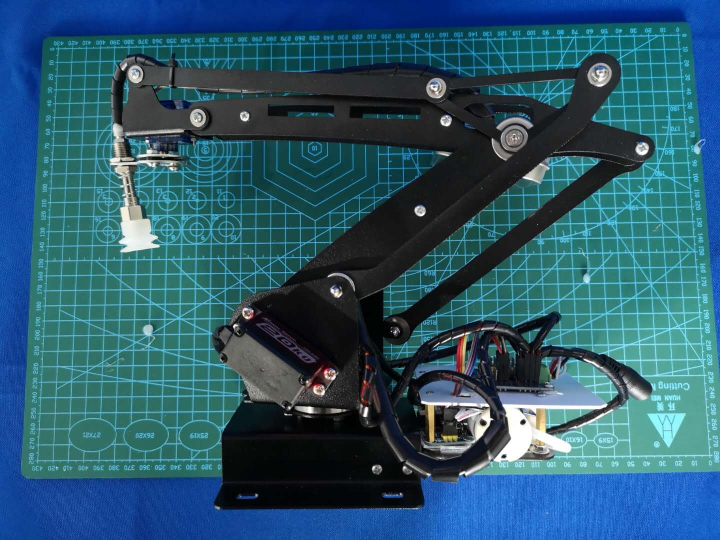
#> input picture Uarm'/marm.jpg, 1440 x 1080 px (shown at 1/2 size)
$ python marm.py
#> lines starting #> are read from the running program, lines starting #| are printed output that depends on the picture
import cv2
import numpy as np
import math  as mt
import serial
import serial.tools.list_ports
import string
import binascii
import time
mMl01=((0,0),0,0,0)
mMl02=((0,0),0,0,0)
mMl03=((0,0),0,0,0)
mM01=((0,0),0,0,0)
mM02=((0,0),0,0,0)
mM03=((0,0),0,0,0)
marm=(mM01,mM02,mM03,mMl01,mMl02,mMl03)

img=cv2.imread("marm.jpg")
#> img is the input picture: shape (1080, 1440, 3); mean B, G, R 109.5, 89.3, 42.7
#图像缩一半便于屏幕显示处理
shape=img.shape
#> shape = (1080, 1440, 3)
print(shape)
#| (1080, 1440, 3)
H=int(shape[0]/2)
#> H = 540
W=int(shape[1]/2)
#> W = 720
BW=int(W*1.5)+1
#> BW = 1081
print(W,H)
#| 720 540
img=cv2.resize(img,(W,H))
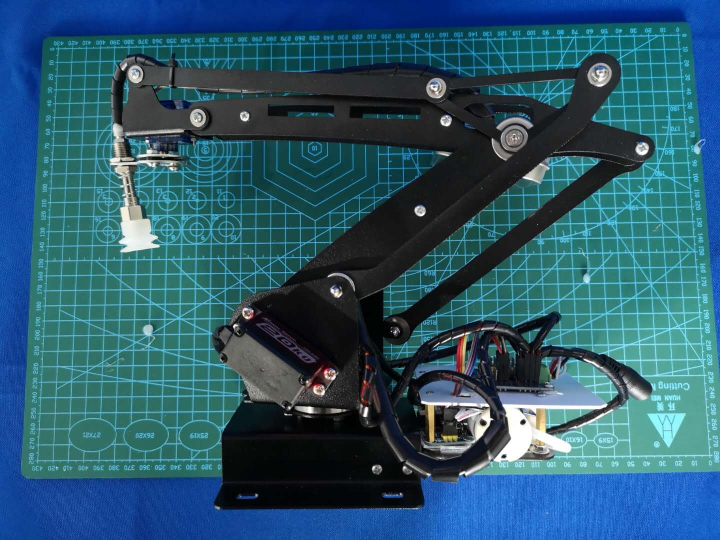
#> img: shape (540, 720, 3); mean B, G, R 109.7, 89.4, 42.8
img= cv2.copyMakeBorder(img,0,0,400,0,cv2.BORDER_CONSTANT,value=(100,100,0))
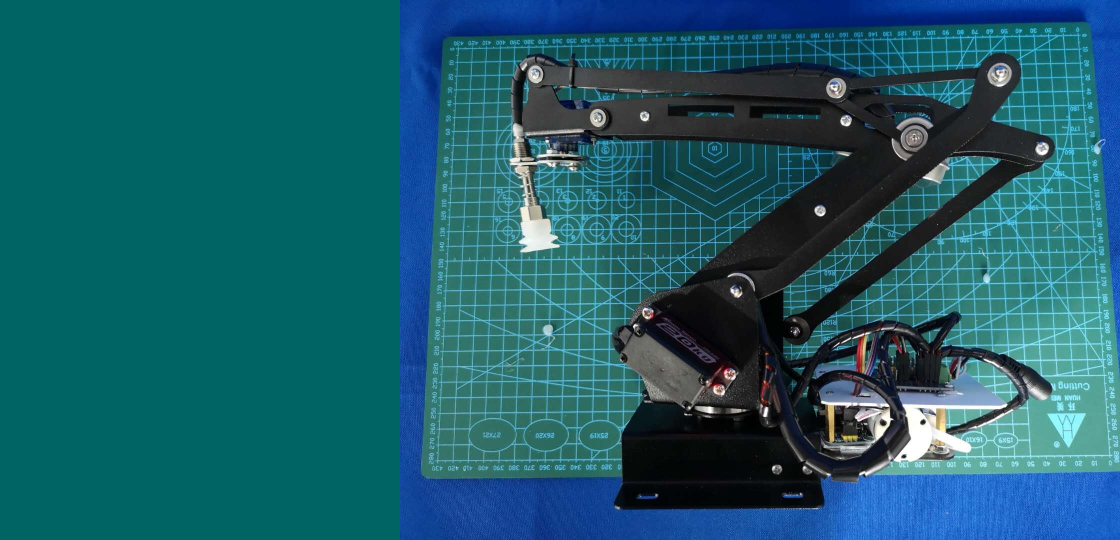
#> img: shape (540, 1120, 3); mean B, G, R 106.2, 93.2, 27.5
imgcon=img.copy()
print(img.shape)
#| (540, 1120, 3)

#电机模型
class mmotor():
#电机中心点，角度，开始，最大
    # [8 lines left out: function __init__, not called in this run]

    def setcenter(self,center):
        self.center=center

    # [15 lines left out: functions draw, drawrelative, not called in this run]


# 臂模型
class mlever():
    # [26 lines left out: functions __init__, draw, not called in this run]
    def setl(self,center,angle):
        self.center=center
        self.angle=angle
    def setangle(self,angle):
        self.angle=angle
    def setjointpoint(self,jointpoint):
        self.jointpoint=jointpoint
    def drawrightend(self):
        cv2.circle(img,self.rightend,self.rightendr,(0,0,255),3)

class Marm():
    # [158 lines left out: functions __init__, robotinit, xytoq, scrdraw, robodraw, drawpwm and 4 more, not called in this run]
'''
for i in range(60):
    x=i*10
    y=0
    marm.robotTwin(x,y)
    cv2.imshow("marm",img)
    if cv2.waitKey(100)&0xff == 27:
        break
    #恢复背景
    img=imgcon.copy()

for i in range(60):
    x=600-i*10
    y=0
    marm.robotTwin(x,y)
    cv2.imshow("marm",img)
    if cv2.waitKey(100)&0xff == 27:
        break
    #恢复背景
    img=imgcon.copy()

marm.ser.close()
cv2.destroyAllWindows()
'''
